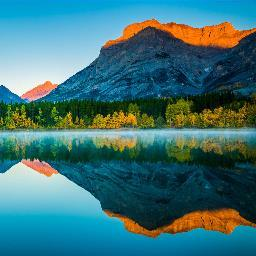
#> input picture data/example_conditioning/superresolution/sample_0.jpg, 256 x 256 px, given in place of example_conditioning, which was not available
$ python augment_em_images.py
#> lines starting #> are read from the running program, lines starting #| are printed output that depends on the picture; pictures that were not available may be replaced by others from this repository, and a replacement may not be noted
import os
import cv2

def mk_dir(path):
    if not os.path.exists(path):
        os.makedirs(path)

class my_img:
    def __init__(self, file_name, file_dir):
        self.file_path = os.path.join(file_dir, file_name)
        self.file_name = file_name
        self.img_name = file_name.split(".")[0]
        self.img = cv2.imread(self.file_path)
        self.imsize = self.img.shape
        self.im_height = self.imsize[0]
        self.im_width = self.imsize[1]
        self.img_crops = {}

    def crop_img(self, crop_size, out_dir):
        '''crop image in squares given crop size, then save'''
        cnt = 0
        for row in range(0, self.im_height, crop_size):
            for col in range(0, self.im_width, crop_size):
                img_crop = self.img[row:row+crop_size, col:col+crop_size, :]
                self.img_crops[cnt] = img_crop
                # save crop
                out_name = f"{self.img_name}_crop_{cnt}.jpg"
                out_path = os.path.join(out_dir, out_name)
                cv2.imwrite(out_path,img_crop)
                cnt +=1

    def crop_rotate(self, out_dir, degs = 3):
        '''rotate crops 0->90, 1->180, 2->270, 3->all'''
        degrees = ["90", "180", "270"]
        for cnt, crop in self.img_crops.items():
            rot90 = cv2.rotate(crop, cv2.ROTATE_90_CLOCKWISE)
            rot180 = cv2.rotate(crop, cv2.ROTATE_180)
            rot270 = cv2.rotate(crop, cv2.ROTATE_90_COUNTERCLOCKWISE)
            rot_imgs = {0:rot90, 1:rot180, 2:rot270}
            if degs == 0:
                out_name = f"{self.img_name}_crop_{cnt}_{degrees[degs]}.jpg"
                out_path = os.path.join(out_dir, out_name)
                cv2.imwrite(out_path, rot_imgs[degs])
            elif degs == 1:
                out_name = f"{self.img_name}_crop_{cnt}_{degrees[degs]}.jpg"
                out_path = os.path.join(out_dir, out_name)
                cv2.imwrite(out_path, rot_imgs[degs])
            elif degs == 2:
                out_name = f"{self.img_name}_crop_{cnt}_{degrees[degs]}.jpg"
                out_path = os.path.join(out_dir, out_name)
                cv2.imwrite(out_path, rot_imgs[degs])
            elif degs == 3:
                for dg, rimg in rot_imgs.items():
                    out_name = f"{self.img_name}_crop_{cnt}_{degrees[dg]}.jpg"
                    out_path = os.path.join(out_dir, out_name)
                    cv2.imwrite(out_path, rimg)

    def crop_flip(self, out_dir, ftype = 2):
        '''flip crops 0 vertical, 1 horizontal, 2 both'''
        for cnt, crop in self.img_crops.items():
            flip = ["vflip", "hflip"]
            hflip = cv2.flip(crop, 1)
            vflip = cv2.flip(crop, 0)
            fliped_im = {0: vflip, 1: hflip}
            if ftype ==0:
                out_name = f"{self.img_name}_crop_{cnt}_{flip[ftype]}.jpg"
                out_path = os.path.join(out_dir, out_name)
                cv2.imwrite(out_path, fliped_im[ftype])
            elif ftype ==1:
                out_name = f"{self.img_name}_crop_{cnt}_{flip[ftype]}.jpg"
                out_path = os.path.join(out_dir, out_name)
                cv2.imwrite(out_path, fliped_im[ftype])
            elif ftype == 2:
                for ft, fimg in fliped_im.items():
                    out_name = f"{self.img_name}_crop_{cnt}_{flip[ft]}.jpg"
                    out_path = os.path.join(out_dir, out_name)
                    cv2.imwrite(out_path, fimg)
        def crop_rotate_flp():
            pass

'''
Directory settinngs
dir_path:
    augment_em_images.py (change dir_path if files and script and in different locations)
    data: contains the original images
    augmented_data: where augmented images will be saved
'''
dir_path = os.getcwd()
# dir_path = data_directory # change for our prefered directory
data_path = os.path.join(dir_path, "data") # input
out_path =  os.path.join(dir_path, "augmented_data") # output
mk_dir(out_path)

'''
Augument settings
Flip
     0-> vertical, 1-> horizontal, 2-> both, None -> False
Rotate
    0-> 90, 1-> 180, 2-> 270, 3-> all, None -> False
'''
crop_size = 256
flip = 2
rotate = 3

# list images in data folder
file_list = os.listdir(data_path)

for filename in file_list:
    # read image
    image = my_img(filename, data_path)
    # crop image
    image.crop_img(crop_size, out_path)
    # flip crops
    if flip is not False:
        image.crop_flip(out_path, flip)
    # rotate crops
    if rotate is not False:
        image.crop_rotate(out_path, rotate)
#> this loop made 3 passes
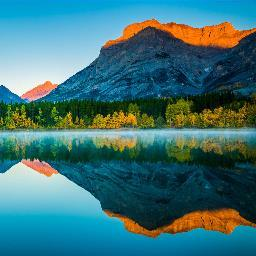
#> input picture data/example_conditioning/superresolution/sample_0.jpg, 256 x 256 px, given in place of example_conditioning, which was not available
#> pass 1, in crop_flip, `cv2.imwrite(out_path, fimg)`:
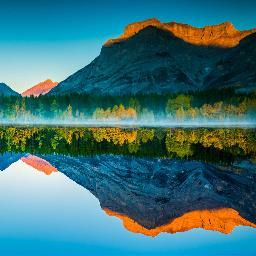
#> saved as example_conditioning_crop_0_vflip.jpg: shape (256, 256, 3); mean B, G, R 118.5, 113.7, 60.8
#> pass 1, in crop_flip, `cv2.imwrite(out_path, fimg)`:
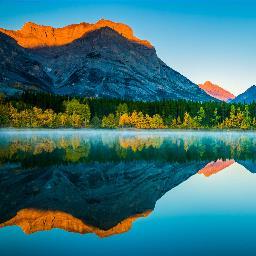
#> saved as example_conditioning_crop_0_hflip.jpg: shape (256, 256, 3); mean B, G, R 118.5, 113.7, 60.8
#> pass 1, in crop_rotate, `cv2.imwrite(out_path, rimg)`:
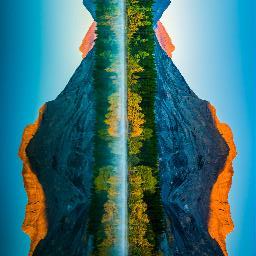
#> saved as example_conditioning_crop_0_90.jpg: shape (256, 256, 3); mean B, G, R 118.5, 113.7, 60.8
#> pass 1, in crop_rotate, `cv2.imwrite(out_path, rimg)`:
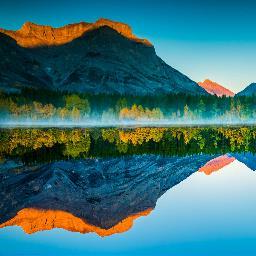
#> saved as example_conditioning_crop_0_180.jpg: shape (256, 256, 3); mean B, G, R 118.5, 113.7, 60.8
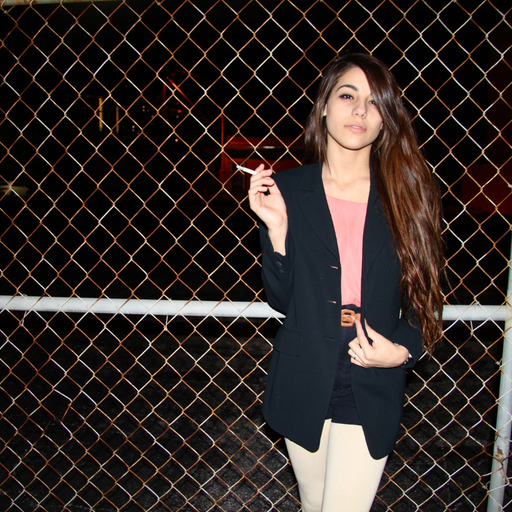
#> input picture data/inpainting_examples/6458524847_2f4c361183_k.png, 512 x 512 px, given in place of inpainting_examples, which was not available
    # finish
